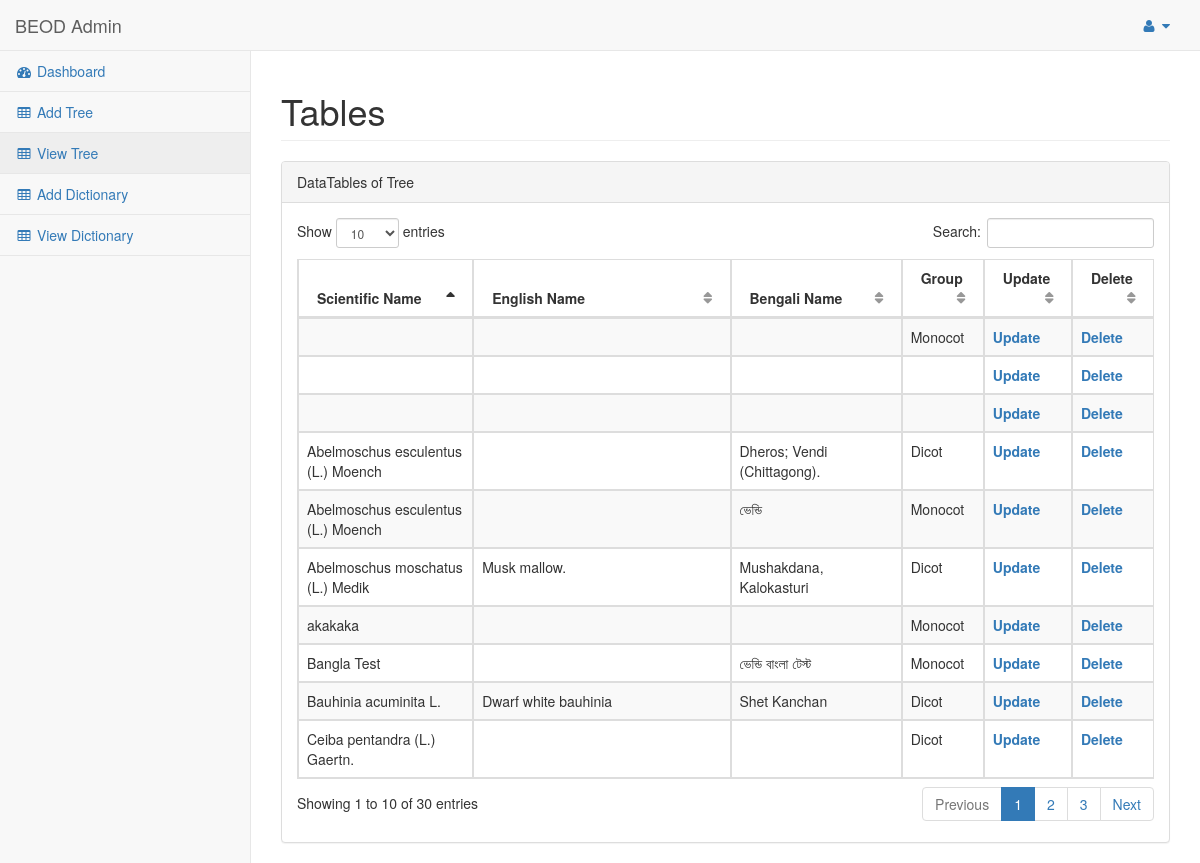
The app's page /script/view_tree.php (signed in) with its own data.
### tables this page shows
CREATE TABLE IF NOT EXISTS `descriptionoftree` (
  `id` int(100) NOT NULL AUTO_INCREMENT,
  `scientificname` varchar(50) NOT NULL,
  `synonyms` varchar(300) NOT NULL,
  `duration` varchar(50) NOT NULL,
  `family` varchar(100) NOT NULL,
  `groupname` varchar(50) NOT NULL,
  `growthhabit` varchar(50) NOT NULL,
  `banglaname` varchar(300) NOT NULL,
  `tribalname` varchar(300) NOT NULL,
  `description` varchar(1000) NOT NULL,
  `modeofuse` varchar(1000) NOT NULL,
  `distribution` varchar(1000) NOT NULL,
  `diseas` varchar(200) NOT NULL,
  `image` varchar(200) NOT NULL,
  `vis` int(100) NOT NULL,
  `english_name` varchar(300) NOT NULL,
  PRIMARY KEY (`id`)
);

### script/view_tree.php (the view, shortened to what this page needs)
<!DOCTYPE html>
<html lang="en">
<head>
    <link href="bower_components/bootstrap/dist/css/bootstrap.min.css" rel="stylesheet">
    <link href="bower_components/metisMenu/dist/metisMenu.min.css" rel="stylesheet">
    <link href="bower_components/datatables-plugins/integration/bootstrap/3/dataTables.bootstrap.css" rel="stylesheet">
    <link href="bower_components/datatables-responsive/css/dataTables.responsive.css" rel="stylesheet">
    <link href="dist/css/sb-admin-2.css" rel="stylesheet">
    <link href="bower_components/font-awesome/css/font-awesome.min.css" rel="stylesheet" type="text/css">
</head>
<body>
<?php
include 'leftmenu.php';
?>
    <div id="wrapper">
        <div id="page-wrapper">
            <div class="row">
                <div class="col-lg-12">
                    <h1 class="page-header">Tables</h1>
                </div>
            </div>
            <div class="row">
                <div class="col-lg-12">
                    <div class="panel panel-default">
                        <div class="panel-heading">
                            DataTables of Tree
                        </div>
                        <div class="panel-body">
                            <div class="dataTable_wrapper">
                                <table width="100%" class="table table-striped table-bordered table-hover" id="dataTables-example">
                                    <thead>
                                        <tr>
                                            <th>Scientific Name</th>
                                            <th>English Name</th>
                                            <th>Bengali Name</th>
                                            <th>Group</th>
                                            <th>Update</th>
											<th>Delete</th>
                                        </tr>
                                    </thead>
                                    <tbody>
									<?php
													$result = mysql_query("SELECT * FROM descriptionoftree WHERE vis=0 order by scientificname");
															while($row = mysql_fetch_array($result))
															{
																echo '<tr>';
																echo '<td >'.$row['scientificname'].'</td>';
																echo '<td>'.$row['english_name'].'</div></td>';
																echo '<td>'.$row['banglaname'].'</div></td>';
																echo '<td>'.$row['groupname'].'</div></td>';
																echo '<td><a href="update_tree.php? id='.$row['id'].'" title="Click To Update"><strong>Update</strong></a></td>';
																?>
																<td><a href="view_tree.php?id=<?php echo $row['id']?>"
																onclick="return confirm('Are you sure you want to delete?')">
																<strong>Delete </strong></a></td>
																<?php
																echo '</tr>';
																}
										?>
</body>
</html>

### script/leftmenu.php (shortened to what this page needs)
 <!DOCTYPE html>
<html lang="en">
<head>
    <link href="bower_components/bootstrap/dist/css/bootstrap.min.css" rel="stylesheet">
    <link href="bower_components/metisMenu/dist/metisMenu.min.css" rel="stylesheet">
    <link href="dist/css/sb-admin-2.css" rel="stylesheet">
    <link href="bower_components/font-awesome/css/font-awesome.min.css" rel="stylesheet" type="text/css">
	</head>
	<body>
 <div id="wrapper">
        <nav class="navbar navbar-default navbar-static-top" role="navigation" style="margin-bottom: 0">
            <div class="navbar-header">
                <a class="navbar-brand" href="admin_dashboard_view.php">BEOD Admin</a>
            </div>
            <ul class="nav navbar-top-links navbar-right">
                <li class="dropdown">
                    <a class="dropdown-toggle" data-toggle="dropdown" href="#">
                        <i class="fa fa-user fa-fw"></i>  <i class="fa fa-caret-down"></i>
                    </a>
                </li>
            </ul>
            <div class="navbar-default sidebar" role="navigation">
                <div class="sidebar-nav navbar-collapse">
                    <ul class="nav" id="side-menu">
                        <li>
                            <a href="admin_dashboard_view.php"><i class="fa fa-dashboard fa-fw"></i> Dashboard</a>
                        </li>
                       <li>
                            <a href="add_tree.php"><i class="fa fa-table fa-fw"></i> Add Tree</a>
                        </li>
						<li>
                            <a href="view_tree.php"><i class="fa fa-table fa-fw"></i> View Tree</a>
                        </li>
						<li>
                            <a href="add_dictionary.php"><i class="fa fa-table fa-fw"></i> Add Dictionary</a>
                        </li>
						<li>
                            <a href="view_dictionary.php"><i class="fa fa-table fa-fw"></i> View Dictionary</a>
                        </li>
                    </ul>
                </div>
            </div>
        </nav>
    </div>
</body>
</html>

### records on screen
descriptionoftree: groupname "Monocot"
descriptionoftree: scientificname "Abelmoschus esculentus (L.) Moench", banglaname "Dheros; Vendi (Chittagong).", groupname "Dicot"
descriptionoftree: scientificname "Abelmoschus esculentus (L.) Moench", banglaname "ভেন্ডি", groupname "Monocot"
descriptionoftree: scientificname "Abelmoschus moschatus (L.) Medik", english_name "Musk mallow.", banglaname "Mushakdana, Kalokasturi", groupname "Dicot"
descriptionoftree: scientificname "akakaka", groupname "Monocot"
descriptionoftree: scientificname "Bangla Test", banglaname "ভেন্ডি বাংলা টেস্ট", groupname "Monocot"
descriptionoftree: scientificname "Bauhinia acuminita L.", english_name "Dwarf white bauhinia", banglaname "Shet Kanchan", groupname "Dicot"
descriptionoftree: scientificname "Ceiba pentandra (L.) Gaertn.", groupname "Dicot"
